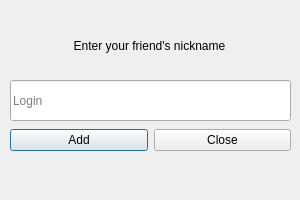
<?xml version="1.0" encoding="UTF-8"?>
<ui version="4.0">
 <class>AddFriend</class>
 <widget class="QDialog" name="AddFriend">
  <property name="geometry">
   <rect>
    <x>0</x>
    <y>0</y>
    <width>300</width>
    <height>200</height>
   </rect>
  </property>
  <property name="minimumSize">
   <size>
    <width>300</width>
    <height>200</height>
   </size>
  </property>
  <property name="maximumSize">
   <size>
    <width>300</width>
    <height>200</height>
   </size>
  </property>
  <property name="windowTitle">
   <string>Dialog</string>
  </property>
  <widget class="QLineEdit" name="FriendLogin">
   <property name="geometry">
    <rect>
     <x>10</x>
     <y>80</y>
     <width>281</width>
     <height>41</height>
    </rect>
   </property>
   <property name="styleSheet">
    <string notr="true"/>
   </property>
   <property name="placeholderText">
    <string>Login</string>
   </property>
  </widget>
  <widget class="QWidget" name="horizontalLayoutWidget">
   <property name="geometry">
    <rect>
     <x>10</x>
     <y>120</y>
     <width>281</width>
     <height>41</height>
    </rect>
   </property>
   <layout class="QHBoxLayout" name="horizontalLayout">
    <item>
     <widget class="QPushButton" name="AddButton">
      <property name="text">
       <string>Add</string>
      </property>
     </widget>
    </item>
    <item>
     <widget class="QPushButton" name="CloseButton">
      <property name="text">
       <string>Close</string>
      </property>
     </widget>
    </item>
   </layout>
  </widget>
  <widget class="QLabel" name="AddFriendStatus">
   <property name="geometry">
    <rect>
     <x>4</x>
     <y>30</y>
     <width>291</width>
     <height>31</height>
    </rect>
   </property>
   <property name="frameShadow">
    <enum>QFrame::Plain</enum>
   </property>
   <property name="text">
    <string>Enter your friend's nickname</string>
   </property>
   <property name="alignment">
    <set>Qt::AlignCenter</set>
   </property>
   <property name="wordWrap">
    <bool>false</bool>
   </property>
  </widget>
 </widget>
 <resources/>
 <connections>
  <connection>
   <sender>CloseButton</sender>
   <signal>clicked()</signal>
   <receiver>AddFriend</receiver>
   <slot>close()</slot>
   <hints>
    <hint type="sourcelabel">
     <x>221</x>
     <y>140</y>
    </hint>
    <hint type="destinationlabel">
     <x>149</x>
     <y>99</y>
    </hint>
   </hints>
  </connection>
 </connections>
</ui>
